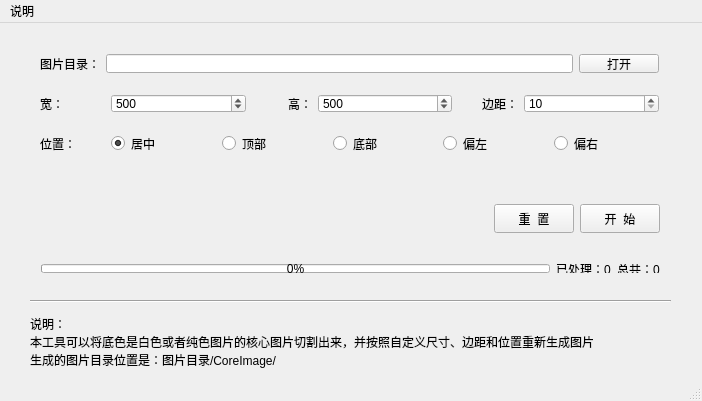
<?xml version="1.0" encoding="UTF-8"?>
<ui version="4.0">
 <class>MainWindow</class>
 <widget class="QMainWindow" name="MainWindow">
  <property name="geometry">
   <rect>
    <x>0</x>
    <y>0</y>
    <width>702</width>
    <height>401</height>
   </rect>
  </property>
  <property name="windowTitle">
   <string>图片处理工具</string>
  </property>
  <widget class="QWidget" name="centralWidget">
   <widget class="QWidget" name="horizontalLayoutWidget">
    <property name="geometry">
     <rect>
      <x>29</x>
      <y>20</y>
      <width>641</width>
      <height>41</height>
     </rect>
    </property>
    <layout class="QHBoxLayout" name="horizontalLayout">
     <item>
      <widget class="QLabel" name="label">
       <property name="text">
        <string>图片目录：</string>
       </property>
      </widget>
     </item>
     <item>
      <widget class="QLineEdit" name="lineEdit"/>
     </item>
     <item>
      <widget class="QPushButton" name="btnIn">
       <property name="text">
        <string>打开</string>
       </property>
      </widget>
     </item>
    </layout>
   </widget>
   <widget class="QWidget" name="horizontalLayoutWidget_3">
    <property name="geometry">
     <rect>
      <x>29</x>
      <y>60</y>
      <width>641</width>
      <height>41</height>
     </rect>
    </property>
    <layout class="QHBoxLayout" name="horizontalLayout_3">
     <item>
      <widget class="QLabel" name="label_3">
       <property name="maximumSize">
        <size>
         <width>65</width>
         <height>16777215</height>
        </size>
       </property>
       <property name="text">
        <string>宽：</string>
       </property>
      </widget>
     </item>
     <item>
      <widget class="QSpinBox" name="spWidth">
       <property name="minimum">
        <number>10</number>
       </property>
       <property name="maximum">
        <number>9999</number>
       </property>
       <property name="value">
        <number>500</number>
       </property>
      </widget>
     </item>
     <item>
      <widget class="QLabel" name="label_4">
       <property name="maximumSize">
        <size>
         <width>60</width>
         <height>16777215</height>
        </size>
       </property>
       <property name="text">
        <string>高：</string>
       </property>
       <property name="alignment">
        <set>Qt::AlignRight|Qt::AlignTrailing|Qt::AlignVCenter</set>
       </property>
      </widget>
     </item>
     <item>
      <widget class="QSpinBox" name="spHeight">
       <property name="minimum">
        <number>10</number>
       </property>
       <property name="maximum">
        <number>9999</number>
       </property>
       <property name="value">
        <number>500</number>
       </property>
      </widget>
     </item>
     <item>
      <widget class="QLabel" name="label_5">
       <property name="maximumSize">
        <size>
         <width>60</width>
         <height>16777215</height>
        </size>
       </property>
       <property name="text">
        <string>边距：</string>
       </property>
       <property name="alignment">
        <set>Qt::AlignRight|Qt::AlignTrailing|Qt::AlignVCenter</set>
       </property>
      </widget>
     </item>
     <item>
      <widget class="QSpinBox" name="spMargin">
       <property name="minimum">
        <number>10</number>
       </property>
       <property name="maximum">
        <number>200</number>
       </property>
       <property name="value">
        <number>10</number>
       </property>
      </widget>
     </item>
    </layout>
   </widget>
   <widget class="QWidget" name="horizontalLayoutWidget_4">
    <property name="geometry">
     <rect>
      <x>30</x>
      <y>170</y>
      <width>641</width>
      <height>51</height>
     </rect>
    </property>
    <layout class="QHBoxLayout" name="horizontalLayout_4">
     <item>
      <spacer name="horizontalSpacer">
       <property name="orientation">
        <enum>Qt::Horizontal</enum>
       </property>
       <property name="sizeHint" stdset="0">
        <size>
         <width>40</width>
         <height>20</height>
        </size>
       </property>
      </spacer>
     </item>
     <item>
      <widget class="QPushButton" name="btnReset">
       <property name="maximumSize">
        <size>
         <width>16777215</width>
         <height>40</height>
        </size>
       </property>
       <property name="text">
        <string>重  置</string>
       </property>
      </widget>
     </item>
     <item>
      <widget class="QPushButton" name="btnStart">
       <property name="maximumSize">
        <size>
         <width>16777215</width>
         <height>40</height>
        </size>
       </property>
       <property name="text">
        <string>开  始</string>
       </property>
      </widget>
     </item>
    </layout>
   </widget>
   <widget class="QWidget" name="horizontalLayoutWidget_5">
    <property name="geometry">
     <rect>
      <x>30</x>
      <y>230</y>
      <width>641</width>
      <height>31</height>
     </rect>
    </property>
    <layout class="QHBoxLayout" name="horizontalLayout_5">
     <item>
      <widget class="QProgressBar" name="progressBar">
       <property name="maximumSize">
        <size>
         <width>16777215</width>
         <height>20</height>
        </size>
       </property>
       <property name="value">
        <number>0</number>
       </property>
      </widget>
     </item>
     <item>
      <widget class="QLabel" name="label_7">
       <property name="text">
        <string>已处理：0</string>
       </property>
      </widget>
     </item>
     <item>
      <widget class="QLabel" name="label_8">
       <property name="text">
        <string>总共：0</string>
       </property>
      </widget>
     </item>
    </layout>
   </widget>
   <widget class="Line" name="line">
    <property name="geometry">
     <rect>
      <x>30</x>
      <y>270</y>
      <width>641</width>
      <height>16</height>
     </rect>
    </property>
    <property name="orientation">
     <enum>Qt::Horizontal</enum>
    </property>
   </widget>
   <widget class="QLabel" name="label_2">
    <property name="geometry">
     <rect>
      <x>30</x>
      <y>290</y>
      <width>641</width>
      <height>51</height>
     </rect>
    </property>
    <property name="text">
     <string/>
    </property>
   </widget>
   <widget class="QWidget" name="horizontalLayoutWidget_2">
    <property name="geometry">
     <rect>
      <x>29</x>
      <y>100</y>
      <width>641</width>
      <height>41</height>
     </rect>
    </property>
    <layout class="QHBoxLayout" name="horizontalLayout_2">
     <item>
      <widget class="QLabel" name="label_6">
       <property name="maximumSize">
        <size>
         <width>65</width>
         <height>16777215</height>
        </size>
       </property>
       <property name="layoutDirection">
        <enum>Qt::RightToLeft</enum>
       </property>
       <property name="text">
        <string>位置：</string>
       </property>
       <property name="alignment">
        <set>Qt::AlignLeading|Qt::AlignLeft|Qt::AlignVCenter</set>
       </property>
      </widget>
     </item>
     <item>
      <widget class="QRadioButton" name="rbCenter">
       <property name="text">
        <string>居中</string>
       </property>
       <property name="checked">
        <bool>true</bool>
       </property>
      </widget>
     </item>
     <item>
      <widget class="QRadioButton" name="rbTop">
       <property name="text">
        <string>顶部</string>
       </property>
      </widget>
     </item>
     <item>
      <widget class="QRadioButton" name="rbBottom">
       <property name="text">
        <string>底部</string>
       </property>
      </widget>
     </item>
     <item>
      <widget class="QRadioButton" name="rbLeft">
       <property name="text">
        <string>偏左</string>
       </property>
      </widget>
     </item>
     <item>
      <widget class="QRadioButton" name="rbRight">
       <property name="text">
        <string>偏右</string>
       </property>
      </widget>
     </item>
    </layout>
   </widget>
   <widget class="QLabel" name="label_9">
    <property name="geometry">
     <rect>
      <x>30</x>
      <y>290</y>
      <width>641</width>
      <height>71</height>
     </rect>
    </property>
    <property name="text">
     <string>说明：
本工具可以将底色是白色或者纯色图片的核心图片切割出来，并按照自定义尺寸、边距和位置重新生成图片
生成的图片目录位置是：图片目录/CoreImage/
</string>
    </property>
   </widget>
  </widget>
  <widget class="QMenuBar" name="menuBar">
   <property name="geometry">
    <rect>
     <x>0</x>
     <y>0</y>
     <width>702</width>
     <height>22</height>
    </rect>
   </property>
   <widget class="QMenu" name="menu">
    <property name="title">
     <string>说明</string>
    </property>
    <addaction name="actionAbout"/>
   </widget>
   <addaction name="menu"/>
  </widget>
  <widget class="QStatusBar" name="statusBar"/>
  <action name="actionAbout">
   <property name="text">
    <string>About </string>
   </property>
  </action>
 </widget>
 <layoutdefault spacing="6" margin="11"/>
 <resources/>
 <connections/>
</ui>
